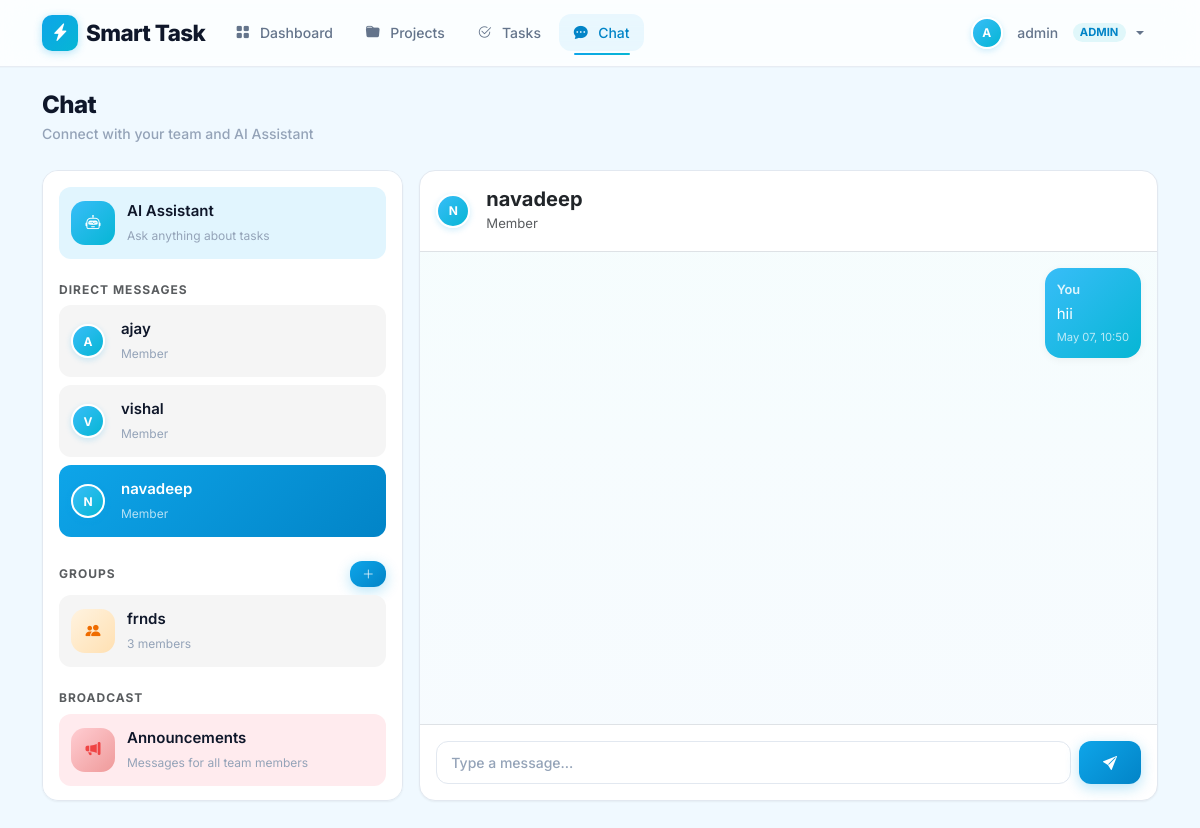
The app's page /chat?type=dm&id=4 (signed in) with its own data.
### app.py (models this page shows)
class User(db.Model):
    id = db.Column(db.Integer, primary_key=True)
    username = db.Column(db.String(80), unique=True, nullable=False)
    email = db.Column(db.String(120), unique=True, nullable=False)
    password = db.Column(db.String(200), nullable=False)
    role = db.Column(db.String(20), default='member')  # admin or member
    created_at = db.Column(db.DateTime, default=datetime.utcnow)
    owned_projects = db.relationship('Project', backref='owner', lazy=True, foreign_keys='Project.owner_id')
    member_projects = db.relationship('Project', secondary=project_members, backref='members')
    assigned_tasks = db.relationship('Task', backref='assignee', lazy=True, foreign_keys='Task.assigned_to')
    created_tasks = db.relationship('Task', backref='creator', lazy=True, foreign_keys='Task.created_by')

class ChatGroup(db.Model):
    id = db.Column(db.Integer, primary_key=True)
    name = db.Column(db.String(100), nullable=False)
    created_by = db.Column(db.Integer, db.ForeignKey('user.id'), nullable=False)
    created_at = db.Column(db.DateTime, default=datetime.utcnow)
    members = db.relationship('User', secondary=group_members, backref='chat_groups')
    creator = db.relationship('User', foreign_keys=[created_by])

class Message(db.Model):
    id = db.Column(db.Integer, primary_key=True)
    content = db.Column(db.Text, nullable=False)
    sender_id = db.Column(db.Integer, db.ForeignKey('user.id'), nullable=False)
    receiver_id = db.Column(db.Integer, db.ForeignKey('user.id'), nullable=True)  # for DMs
    group_id = db.Column(db.Integer, db.ForeignKey('chat_group.id'), nullable=True)  # for groups
    is_broadcast = db.Column(db.Boolean, default=False)
    created_at = db.Column(db.DateTime, default=datetime.utcnow)
    sender = db.relationship('User', foreign_keys=[sender_id], backref='sent_messages')
    receiver = db.relationship('User', foreign_keys=[receiver_id], backref='received_messages')
    group = db.relationship('ChatGroup', backref='messages')

### app.py (the view, shortened to what this page needs)
@app.route('/chat')
@login_required
def chat():
    user = User.query.get(session['user_id'])
    users = User.query.filter(User.id != user.id).all()
    groups = ChatGroup.query.all()
    try:
        chat_status = UserChatStatus.query.filter_by(user_id=user.id).first()
        if not chat_status:
            chat_status = UserChatStatus(user_id=user.id)
            db.session.add(chat_status)
        chat_status.last_read_at = datetime.utcnow()
        db.session.commit()
    except Exception:
        db.session.rollback()  # Table may not exist yet
    chat_type = request.args.get('type', 'ai')  # ai, dm, group, broadcast
    chat_id = request.args.get('id', type=int)
    messages = []
    selected_user = None
    selected_group = None
    ai_mode = False
    if chat_type == 'dm' and chat_id:
        selected_user = User.query.get(chat_id)
        messages = Message.query.filter(
            ((Message.sender_id == user.id) & (Message.receiver_id == chat_id)) |
            ((Message.sender_id == chat_id) & (Message.receiver_id == user.id))
        ).order_by(Message.created_at.asc()).all()
    elif chat_type == 'broadcast':
        messages = Message.query.filter_by(is_broadcast=True).order_by(Message.created_at.asc()).all()
    elif chat_type == 'ai':
        ai_mode = True
        messages = Message.query.filter_by(sender_id=user.id, receiver_id=user.id).order_by(Message.created_at.asc()).all()
    return render_template('chat.html',
                           users=users,
                           groups=groups,
                           user=user,
                           messages=messages,
                           chat_type=chat_type,
                           chat_id=chat_id,
                           selected_user=selected_user,
                           selected_group=selected_group,
                           ai_mode=ai_mode)

### app.py (called while the page is built)
def login_required(f):
    @wraps(f)
    def decorated_function(*args, **kwargs):
        if 'user_id' not in session:
            flash('Please login first.', 'error')
            return redirect(url_for('login'))
        return f(*args, **kwargs)
    return decorated_function

@app.context_processor
def inject_unread_messages():
    has_unread = False
    if 'user_id' in session:
        try:
            user_id = session['user_id']
            chat_status = UserChatStatus.query.filter_by(user_id=user_id).first()
            last_read = chat_status.last_read_at if chat_status else datetime.min
            unread = Message.query.filter(
                (Message.created_at > last_read) &
                (Message.sender_id != user_id) &
                (
                    (Message.receiver_id == user_id) |
                    (Message.is_broadcast == True) |
                    (Message.group_id != None)
                )
            ).first()
            has_unread = unread is not None
        except Exception:
            pass  # Table may not exist yet
    return dict(has_unread_messages=has_unread)

### templates/chat.html (shortened to what this page needs)
{% extends "base.html" %}
{% block content %}
<div class="page-header mb-4">
    <h2 class="mb-1">Chat</h2>
    <p class="mb-0">Connect with your team and AI Assistant</p>
</div>
<div class="row g-3">
    <div class="col-lg-4">
        <div class="card p-3 h-100" style="max-height: 75vh; overflow-y: auto;">
            <a href="{{ url_for('chat', type='ai') }}" class="chat-item ai {{ 'active' if chat_type == 'ai' else '' }}">
                <div class="chat-item-icon ai">
                    <i class="bi bi-robot text-white"></i>
                </div>
                <div>
                    <div class="chat-item-label">AI Assistant</div>
                    <small class="chat-item-sublabel">Ask anything about tasks</small>
                </div>
            </a>
            <h6 class="fw-bold mt-3 mb-2 text-muted" style="font-size:0.75rem;text-transform:uppercase;letter-spacing:1px;">Direct Messages</h6>
            {% for u in users %}
            <a href="{{ url_for('chat', type='dm', id=u.id) }}" class="chat-item dm {{ 'active' if chat_type == 'dm' and chat_id == u.id else '' }}">
                <div class="avatar-circle me-3">{{ u.username[0]|upper }}</div>
                <div>
                    <div class="chat-item-label">{{ u.username }}</div>
                    <small class="chat-item-sublabel">{{ u.role|capitalize }}</small>
                </div>
            </a>
            {% endfor %}
            <div class="d-flex justify-content-between align-items-center mt-3 mb-2">
                <h6 class="fw-bold text-muted mb-0" style="font-size:0.75rem;text-transform:uppercase;letter-spacing:1px;">Groups</h6>
                {% if user.role == 'admin' %}
                <button class="btn btn-sm btn-primary" style="padding:4px 12px;font-size:0.75rem;" data-bs-toggle="modal" data-bs-target="#createGroupModal">
                    <i class="bi bi-plus-lg"></i>
                </button>
                {% endif %}
            </div>
            {% for g in groups %}
            <a href="{{ url_for('chat', type='group', id=g.id) }}" class="chat-item group {{ 'active' if chat_type == 'group' and chat_id == g.id else '' }}">
                <div class="chat-item-icon group">
                    <i class="bi bi-people-fill"></i>
                </div>
                <div>
                    <div class="chat-item-label">{{ g.name }}</div>
                    <small class="chat-item-sublabel">{{ g.members|length }} members</small>
                </div>
            </a>
            {% else %}
            <p class="text-muted small">No groups yet.</p>
            {% endfor %}
            <h6 class="fw-bold mt-3 mb-2 text-muted" style="font-size:0.75rem;text-transform:uppercase;letter-spacing:1px;">Broadcast</h6>
            <a href="{{ url_for('chat', type='broadcast') }}" class="chat-item broadcast {{ 'active' if chat_type == 'broadcast' else '' }}">
                <div class="chat-item-icon broadcast">
                    <i class="bi bi-megaphone-fill"></i>
                </div>
                <div>
                    <div class="chat-item-label">Announcements</div>
                    <small class="chat-item-sublabel">Messages for all team members</small>
                </div>
            </a>
        </div>
    </div>
    <div class="col-lg-8">
        <div class="card p-0 h-100" style="max-height: 75vh; display:flex; flex-direction:column;">
            <div class="p-3 border-bottom d-flex align-items-center" style="flex-shrink:0;">
                {% if ai_mode %}
                <div class="stat-icon me-3" style="width:44px;height:44px;border-radius:14px;background:linear-gradient(135deg,var(--primary-light),var(--accent));">
                    <i class="bi bi-robot text-white"></i>
                </div>
                <div>
                    <h5 class="fw-bold mb-0">AI Assistant</h5>
                    <small class="text-muted">Smart Task AI</small>
                </div>
                {% elif chat_type == 'dm' and selected_user %}
                <div class="avatar-circle me-3">{{ selected_user.username[0]|upper }}</div>
                <div>
                    <h5 class="fw-bold mb-0">{{ selected_user.username }}</h5>
                    <small class="text-muted">{{ selected_user.role|capitalize }}</small>
                </div>
                {% else %}
                <div>
                    <h5 class="fw-bold mb-0">Select a chat</h5>
                    <small class="text-muted">Choose from the sidebar</small>
                </div>
                {% endif %}
            </div>
            <div class="p-3 flex-grow-1" style="overflow-y: auto; background: linear-gradient(180deg, rgba(224,247,250,0.3), rgba(227,242,253,0.3));">
                {% if messages %}
                    {% for msg in messages %}
                        {% set is_me = msg.sender_id == user.id %}
                        <div class="d-flex mb-3 {{ 'justify-content-end' if is_me else '' }}">
                            <div class="chat-bubble {{ 'me' if is_me else '' }}">
                                <div class="chat-bubble-name">
                                    {{ 'You' if is_me else msg.sender.username }}
                                </div>
                                <div>{{ msg.content.replace('[AI Assistant] ', '') if msg.content.startswith('[AI Assistant]') else msg.content }}</div>
                                <div class="chat-bubble-time">{{ msg.created_at.strftime('%b %d, %H:%M') }}</div>
                            </div>
                        </div>
                    {% endfor %}
                {% endif %}
            </div>
            {% if chat_type %}
            {% if chat_type == 'broadcast' and user.role != 'admin' %}
            <div class="p-3 border-top text-center text-muted small" style="flex-shrink:0;">
                <i class="bi bi-info-circle me-1"></i> Only admins can post announcements.
            </div>
            {% else %}
            <div class="p-3 border-top" style="flex-shrink:0;">
                <form method="POST" action="{{ url_for('send_message') }}" class="d-flex gap-2">
                    <input type="text" name="content" class="form-control flex-grow-1" placeholder="{{ 'Ask the AI Assistant...' if ai_mode else 'Type a message...' }}" required autocomplete="off">
                    <button type="submit" class="btn btn-primary px-4">
                        <i class="bi bi-send-fill"></i>
                    </button>
                </form>
            </div>
            {% endif %}
            {% endif %}
        </div>
    </div>
</div>
{% endblock %}

### records on screen
User: username "A", username "ajay", role "Member"
User: username "V", username "vishal", role "Member"
User: username "N", username "navadeep", role "Member"
ChatGroup: name "frnds", members|length "3"
Message: sender "You", content "hii", created_at "May 07, 10:50"

### other values on screen
{{ session.username[0]|upper }} "A"
{{ session.username }} "admin"
